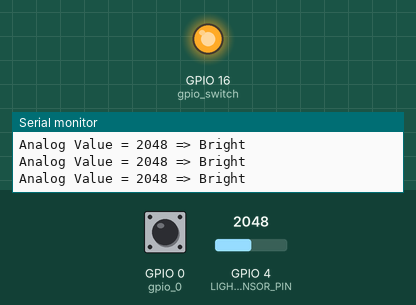
Simulated run of this sketch. Board: ESP32. On the bench: output pins drawn as LEDs (lit = HIGH), the last lines printed to the serial monitor. Dashed ring = blinking. The inputs (shaded band) are chosen by the test bench; at power-on: GPIO 0 (gpio_0) HIGH, GPIO 4 (LIGHT_SENSOR_PIN) = 2048.

Above: at 1.3 s.
1.4 s: GPIO 0 (gpio_0) pulled LOW for 3.2 s
At 2.0 s:
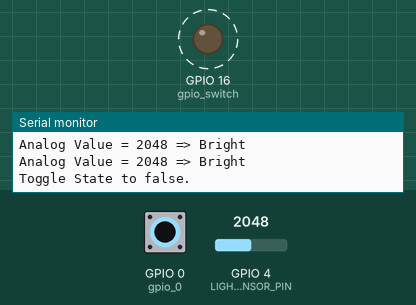
8.1 s: GPIO 0 (gpio_0) pulled LOW for 0.6 s
At 9.7 s:
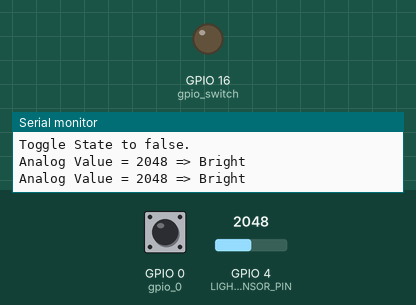
Timing chart, 0 to 11.2 s (numbered marks = the images above; inputs shaded):
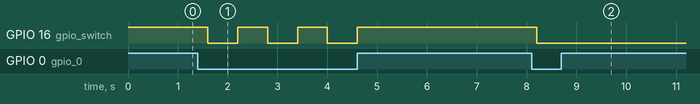

The sketch:

SwitchAndLDR.ino
```cpp
/*
 * This ESP32 code is created by esp32io.com
 *
 * This ESP32 code is released in the public domain
 *
 * For more detail (instruction and wiring diagram), visit https://esp32io.com/tutorials/esp32-light-sensor
 *
 * Modified for SUTD WTH23 IoT Workshop
 *
 */

//GPIO for LDR (make sure to use GPIO with ADC support)
#define LIGHT_SENSOR_PIN 4

//GPIO for push button
static int gpio_0 = 0;
static int gpio_switch = 16;

/* Variable for reading pin status*/
bool switch_state = true;

void setup() {
  // initialize serial communication at 115200 bits per second:
  Serial.begin(115200);
  pinMode(gpio_0, INPUT_PULLUP);
  pinMode(gpio_switch, OUTPUT);
  digitalWrite(gpio_switch, true);
}

void loop() {
  // reads the input on analog pin (value between 0 and 4095)
  int analogValue = analogRead(LIGHT_SENSOR_PIN);

  Serial.print("Analog Value = ");
  Serial.print(analogValue);   // the raw analog reading

  // We'll have a few threshholds, qualitatively determined
  if (analogValue < 40) {
    Serial.println(" => Dark");
  } else if (analogValue < 800) {
    Serial.println(" => Dim");
  } else if (analogValue < 2000) {
    Serial.println(" => Light");
  } else if (analogValue < 3200) {
    Serial.println(" => Bright");
  } else {
    Serial.println(" => Very bright");
  }

  if (digitalRead(gpio_0) == LOW) {  // Push button pressed
    delay(100);
    switch_state = !switch_state;
    Serial.printf("Toggle State to %s.\n", switch_state ? "true" : "false");

    if(switch_state == false){      // ON OFF LED according to switch state
      digitalWrite(gpio_switch, LOW);
      }
    else digitalWrite(gpio_switch, HIGH);
  }
  delay(500);
}
```

Measured:
- after the input at 1.4 s, GPIO 16 (gpio_switch): alternates HIGH for 0.60 s and LOW for 0.60 s, 6 changes in all, then stays HIGH, starting after 0.20 s
- after the input at 8.1 s, GPIO 16 (gpio_switch): HIGH → LOW after 0.11 s
